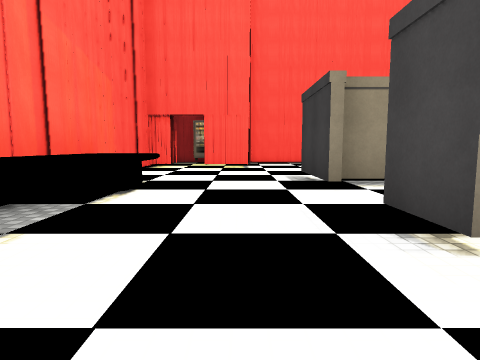
View 1 (above)

22 first-person views from a walk through a scene from a Unity 3-D project. The camera is 1.3 m above the floor, tilts 6° down and sees 75° across. The floor is counted in squares, 2 m on a side. Each view is taken from the middle of a square. On the plan, view 1 faces up. The plan holds only what a view shows up to about 10 squares ahead; the rest is blank. The place goes on beyond the plan. The player character is not drawn. Some animated figures are not drawn. Door leaves are left out, so doorways stand open. Some surface patterns are stand-ins.

View 2
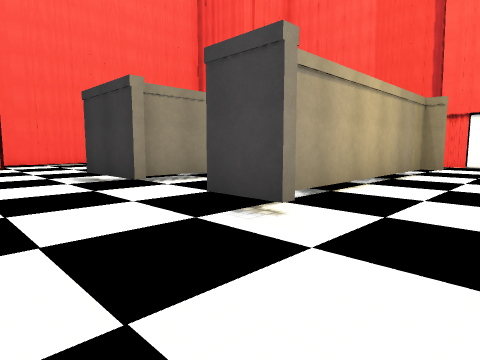

View 3
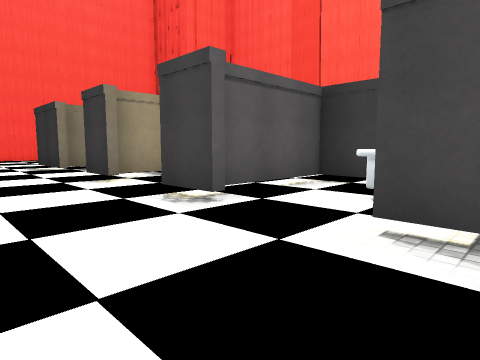

View 4
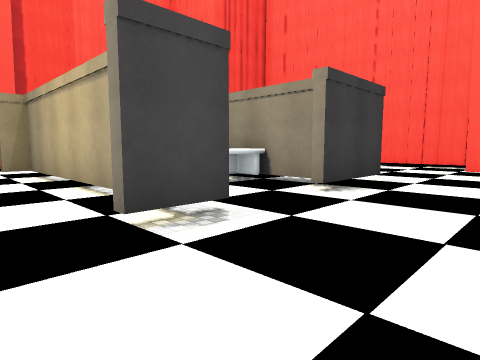

View 5
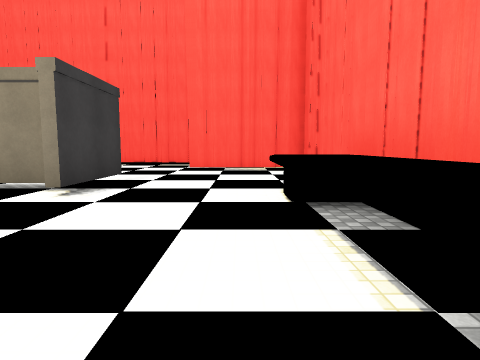

View 6
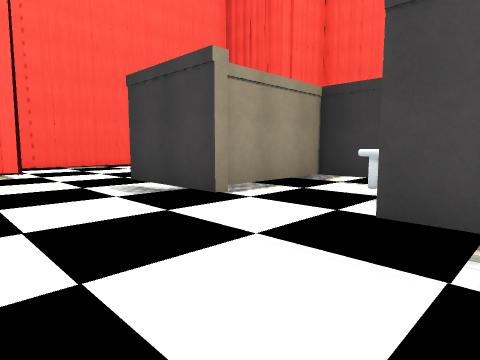

View 7
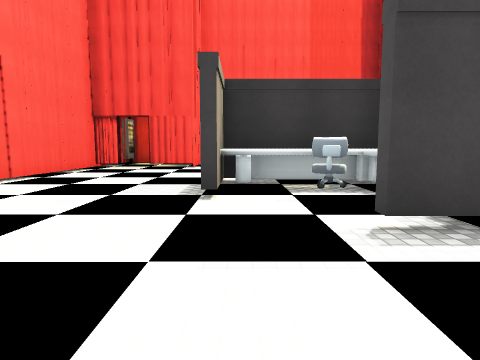

View 8
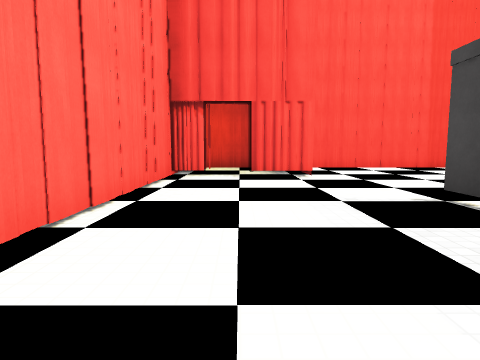

View 9
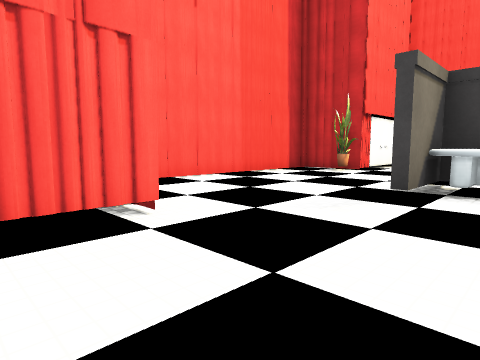

View 10
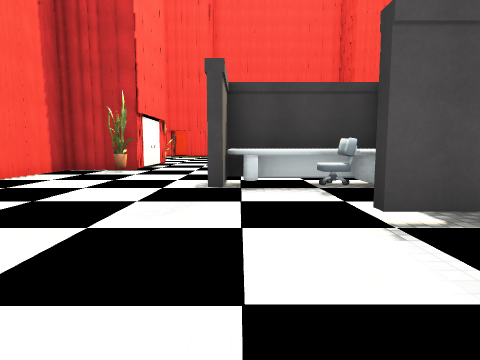

View 11
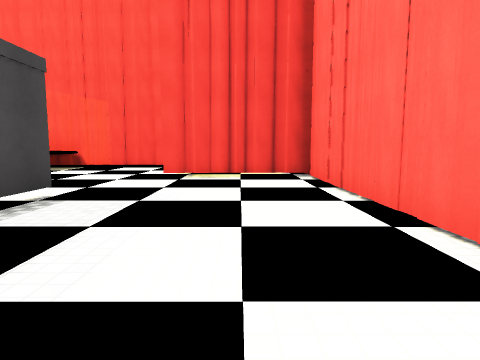

View 12
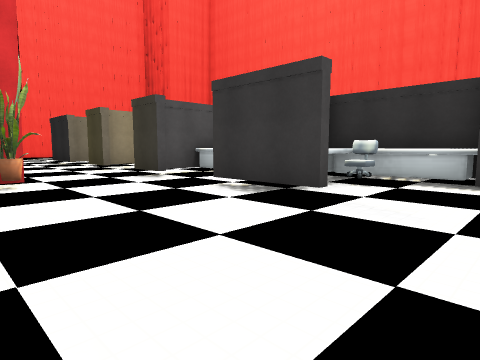

View 13
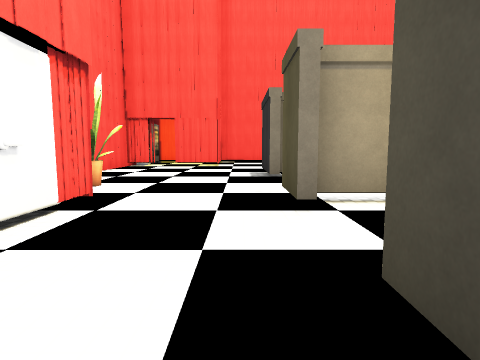

View 14
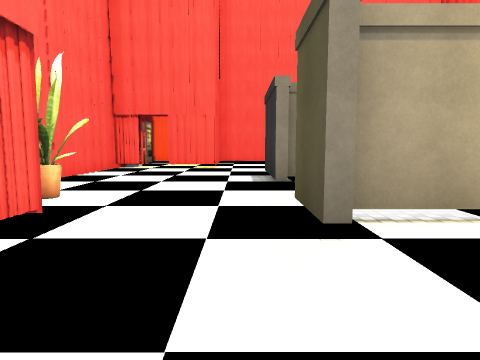

View 15
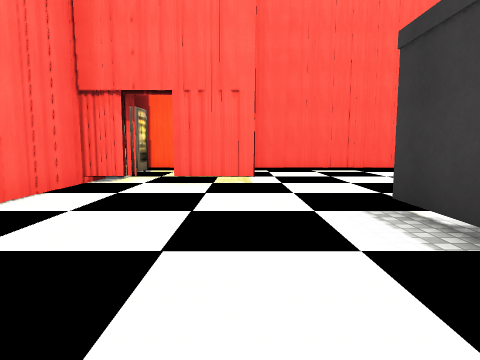

View 16
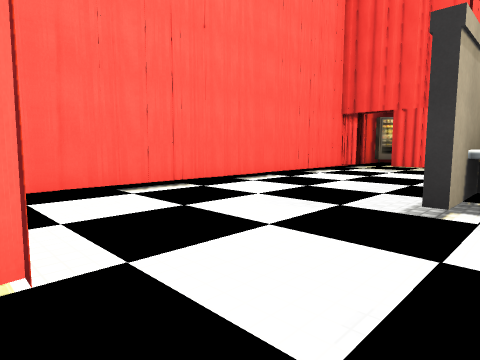

View 17
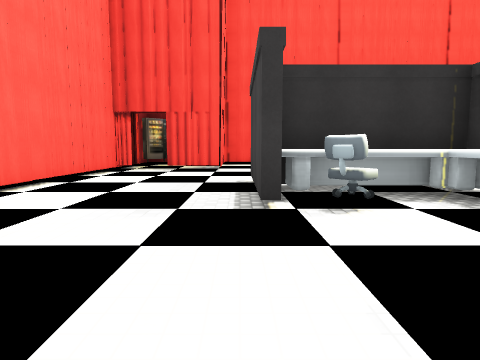

View 18
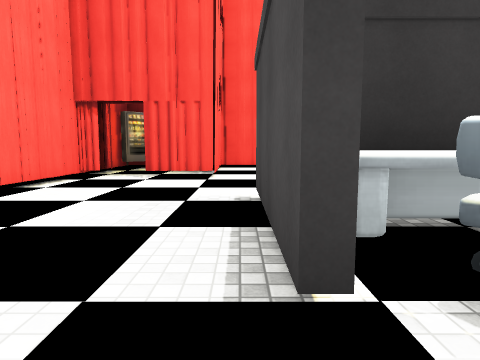

View 19
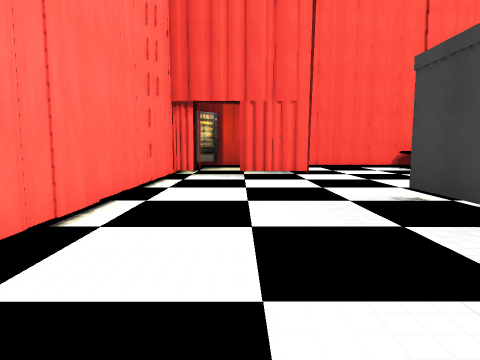

View 20
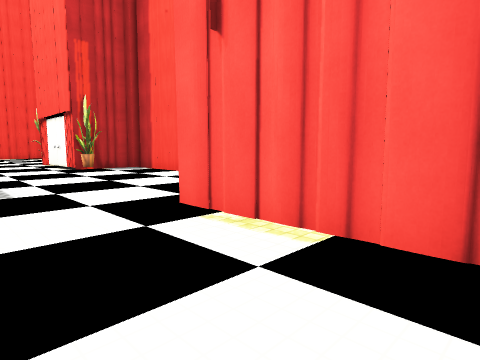

View 21
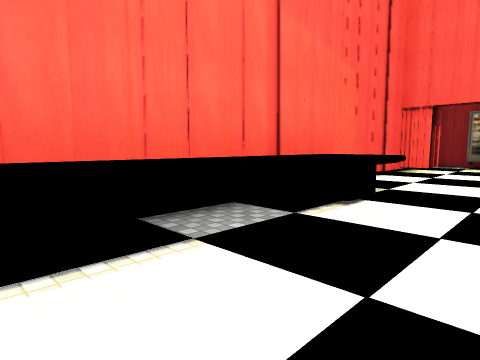

View 22
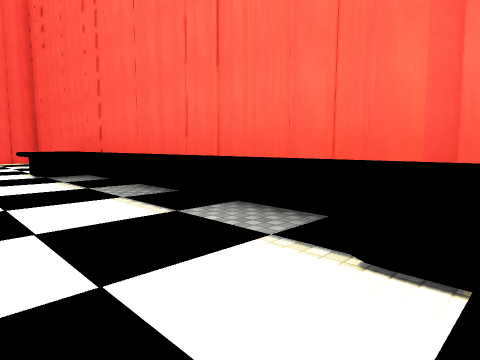

### Floor plan
Key: @ floor where view 1 was taken; # wall or solid block; . floor; D open door; = window, fence, low wall or low ledge; ^ raised ledge; E desk; C chair; P plant.
Columns run from 3 left of view 1 to 12 right of it. Each row starts with its distance up from view 1.
 13 ^^ ^========^
 12  ##=........D# #
 11  #.=........D=##
 10 #DD=........=  #
  9 #DD=...........#
  8 #.....###....=.#
  7 #.....C^^......#
  6 #^..#^##^C#..=.#
  5 ^^...#..#.#..=.#
  4 ^ ......#......#
  3 ^ ....E  E#..P.#
  2 ^ ..###...#..= #
  1 ^ ...........#
  0 ^^.@.........#
 -1 ^ ..#######..P.#
 -2 ^ ..... # ...=.#
 -3 ^ ....E   #....#
 -4 #^..##^#^^#..=.#
 -5 #....# ^^.#..=.#
 -6 #......^#C.....#
 -7 #.....##.....DD#
 -8 #===........=DD#
 -9 ##.D........= ##
-10 ###D........=##
-11   ^#########^ ^

Positions as (right, up) in squares from view 1, and headings:
1: (0, 0), facing up
2: (-1, 0), facing up-right
3: (-1, -4), facing up-right
4: (-1, 1), facing down-right
5: (-1, 1), facing down
6: (-1, 2), facing up-right
7: (-1, 8), facing right
8: (2, 11), facing right
9: (6, 11), facing down-right
10: (7, 11), facing down
11: (7, 11), facing left
12: (11, 9), facing down-left
13: (8, 3), facing down
14: (8, 2), facing down
15: (9, -2), facing down
16: (9, -6), facing down-left
17: (9, -7), facing left
18: (7, -7), facing left
19: (7, -9), facing left
20: (7, -10), facing up-right
21: (0, 1), facing up-left
22: (0, 5), facing down-left
